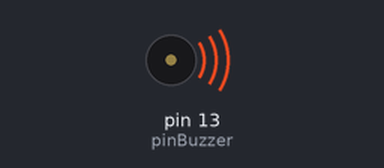
This sketch was run on a simulated Arduino Uno, built with avr-gcc and run on an emulated ATmega328P. Shown: buzzer (waves = sounding).

Above: at 3.1 s.
At 11.2 s:
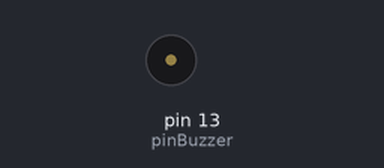
Timing chart, 0 to 18.3 s (numbered marks = the images above):
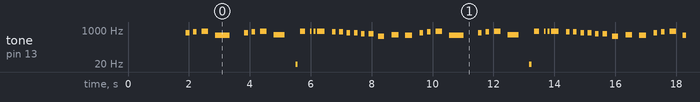

Measured:
- by itself, tone on pin 13 (pinBuzzer): plays 740 Hz for 0.12 s, 831 Hz for 0.12 s, 880 Hz for 0.22 s, 555 Hz for 0.48 s, 740 Hz for 0.12 s, 831 Hz for 0.12 s … (334 notes in this stretch)

The sketch:

EresMia-RomeoSantos.ino
```cpp
int pinBuzzer = 13;
  int Estado = LOW;


int C__=  261/4;
int Cs__=  277/4;
int D__ =  293/4 ;
int Ds__=  311/4;
int E__ =  329/4 ;
int F__ =  349/4 ;
int Fs__=  369/4;
int G__ =  391/4 ;
int Gs__=  415/4;
int A__ =  440/4 ;
int As__=  466/4;
int B__ =  493/4 ;


int C_ =  261/2;
int Cs_=  277/2;
int D_ =  293/2 ;
int Ds_=  311/2;
int E_ =  329/2 ;
int F_ =  349/2 ;
int Fs_=  369/2;
int G_ =  391/2 ;
int Gs_=  415/2;
int A_ =  440/2 ;
int As_=  466/2;
int B_ =  493/2 ;


int C =  261;
int Cs=  277;
int D =  293 ;
int Ds=  311;
int E =  329 ;
int F =  349 ;
int Fs=  369;
int G =  391 ;
int Gs=  415;
int A =  440 ;
int As=  466;
int B =  493 ;


int C2   =524;
int Cs2  =555;
int D2   =588;
int Ds2  =623;
int E2   =660;
int F2   =699;
int Fs2  =740;
int G2   =784;
int Gs2  =831;
int A_2   = 880;
int As2  =933;
int B2   =988;


int  C3   =524*2;
int Cs3   =555*2;
int  D3   =588*2;
int Ds3   =623*2;
int  E3   =660*2;
int  F3   =699*2;
int Fs3   =740*2;
int  G3   =784*2;
int Gs3   =831*2;
int A_3   =880*2;
int As3   =933*2;
int  B3   =988*2;

int  C4   =524*4;
int Cs4   =555*4;
int  D4   =588*4;
int Ds4   =623*4;
int  E4   =660*4;
int  F4   =699*4;
int Fs4   =740*4;
int  G4   =784*4;
int Gs4   =831*4;
int A_4   =880*4;
int As4   =933*4;
int  B4   =988*4;


int tempo = 123;
int semi = 60000/( tempo * 4 *2);

int corch = 2*semi;
int negra = corch*2;
int np = corch*3;

int blanca = negra*2;
int redonda = blanca*2;
int rep = 3*negra;
int bnp = 3*negra+3*corch;

int b =blanca; int r =2*b;
int n = negra;
int c = corch;
int s = semi;
int f = s/2;
int sf = f/2;

int cp = c+s;
int Sil = 10;

int retardo = 115;

void nota(int nota, int duracion){
  tone(pinBuzzer,nota, duracion);
  delay(duracion);
  noTone(pinBuzzer);
  delay(duracion);
}

void setup() {
 // initialize digital pin as an output.
  delay(1900);

}
void loop() {

NoTeAsombres();
EntroATuCuarto();
BienConoces();
ElEgoismo();
EresMia();
NoTeHagasLaLoca();

 delay(1500);
}

void NoTeAsombres(){

//textopan("No te asombres  ","                ");
  nota(Fs2,c);
  nota(Gs2,c);
  nota_sf(A_2,n);
  nota(Cs2,b);

//textopan("Si una noche    ","                ");
  nota(Fs2,c);
  nota(Gs2,c);
  nota_sf(A_2,n);
  nota( D2,np);

}


void EntroATuCuarto(){

 nota(Sil,n/3);
//textopan("Entro           ","a tu cuarto     ");
  nota(A_2,n/3*2);
  nota(A_2,s);
  nota(A_2,s);
  nota(A_2,n);

  nota(Gs2,c);
//textopan("y nuevamente    ","                ");
  nota(Gs2,c);
  nota(Fs2,c);
  nota(Fs2,c);

  nota(E2,c);

  //textopan("                ","te hago         ");
  nota(E2,n/3*2);

  nota( B,c+ n/3);
 // textopan("         /      ","te hago MIA     ");
  nota_sf(D2,n);
  nota(Cs2,2*c);


}

void BienConoces(){

//textopan("Bien conoces    ","                ");
  nota(Fs2,c);
  nota(Gs2,c);
  nota_sf(A_2,n);
  nota(Cs2,b);

//textopan("mis errores     ","                ");
  nota(Fs2,c);
  nota(Gs2,c);
  nota_sf(A_2,n);
  nota( D2,np);

}


void ElEgoismo(){

 nota(Sil,n/3);
//textopan("      /         ","El egoIsmo ha   ");
  nota(A_2,n/3*2);
  nota(A_2,s);
  nota(A_2,s);
  nota(A_2,n);

  nota(Gs2,c);
//textopan("          _     ","de ser dueno    ");
  nota(Gs2,c);
  nota(Fs2,c);
  nota(Fs2,c);

  nota(E2,c);


  nota(E2,n/3*2);

  nota( B,c+ n/3);

  nota_sf(D2,n);
  nota(Cs2,2*c);


}

void EresMia(){

  nota(Fs2,c);
  nota(Gs2,c);
  nota_sf(A_2,n);
  nota(Cs2,b);

  nota_sf( B2,n);
  nota( B2,c);

  nota_sf(A_2,c);
  nota(A_2,np);

}

void NoTeHagasLaLoca(){


  nota(Sil,c);
  nota(A_2,c);
  nota(A_2,n/3);
  nota(A_2,n/3);
  nota(A_2,n/3+c);


  nota(Gs2,c);
  nota(Gs2,c);
  nota(Fs2,c);
  nota(Fs2,c);


  nota(E2,c);
  nota(E2,cp);

  nota( B,c+s);
  nota_sf(D2,c+s);
  nota(Cs2,cp + n +n);


}


void SiTuTeCasas(){


  nota(Sil,c);
  nota(A_2,c);


}
// ===============
// Otras funciones
// ===============
void notat_sf(int N ,int d ){

  N = N * 0.89089871814 ;
    int  ttt = sf/2;

    nota( N*0.84089641525 , ttt);
    nota( N*0.89089871814 , ttt);
    nota( N*0.94387431268 , ttt);

    nota( N              , d - 3*ttt);


}
void nota_sf(int N ,int d ){

    int  ttt = sf/2;

    nota( N*0.84089641525 , ttt);
    nota( N*0.89089871814 , ttt);
    nota( N*0.94387431268 , ttt);

    nota( N              , d - 3*ttt);


}
```
